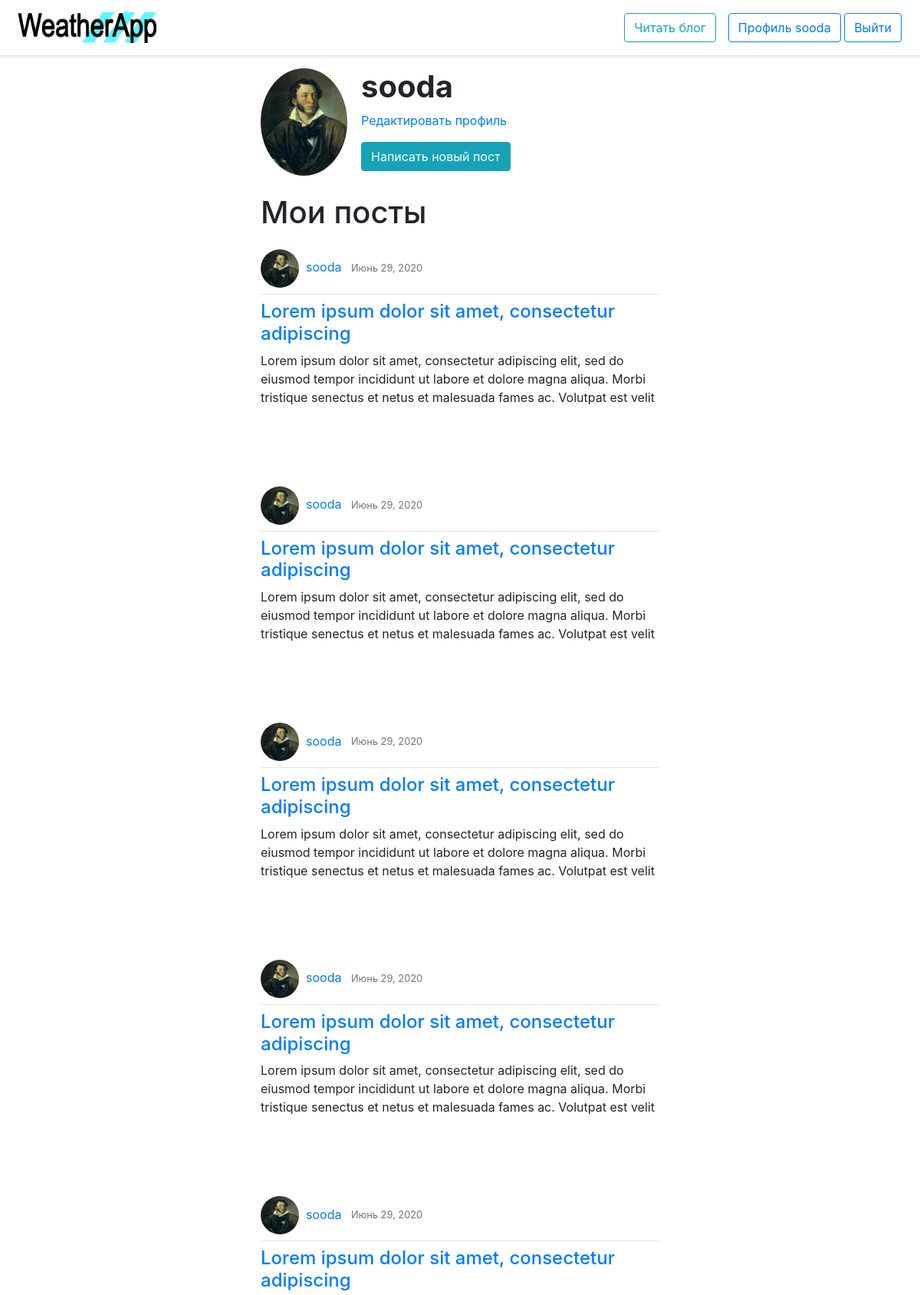
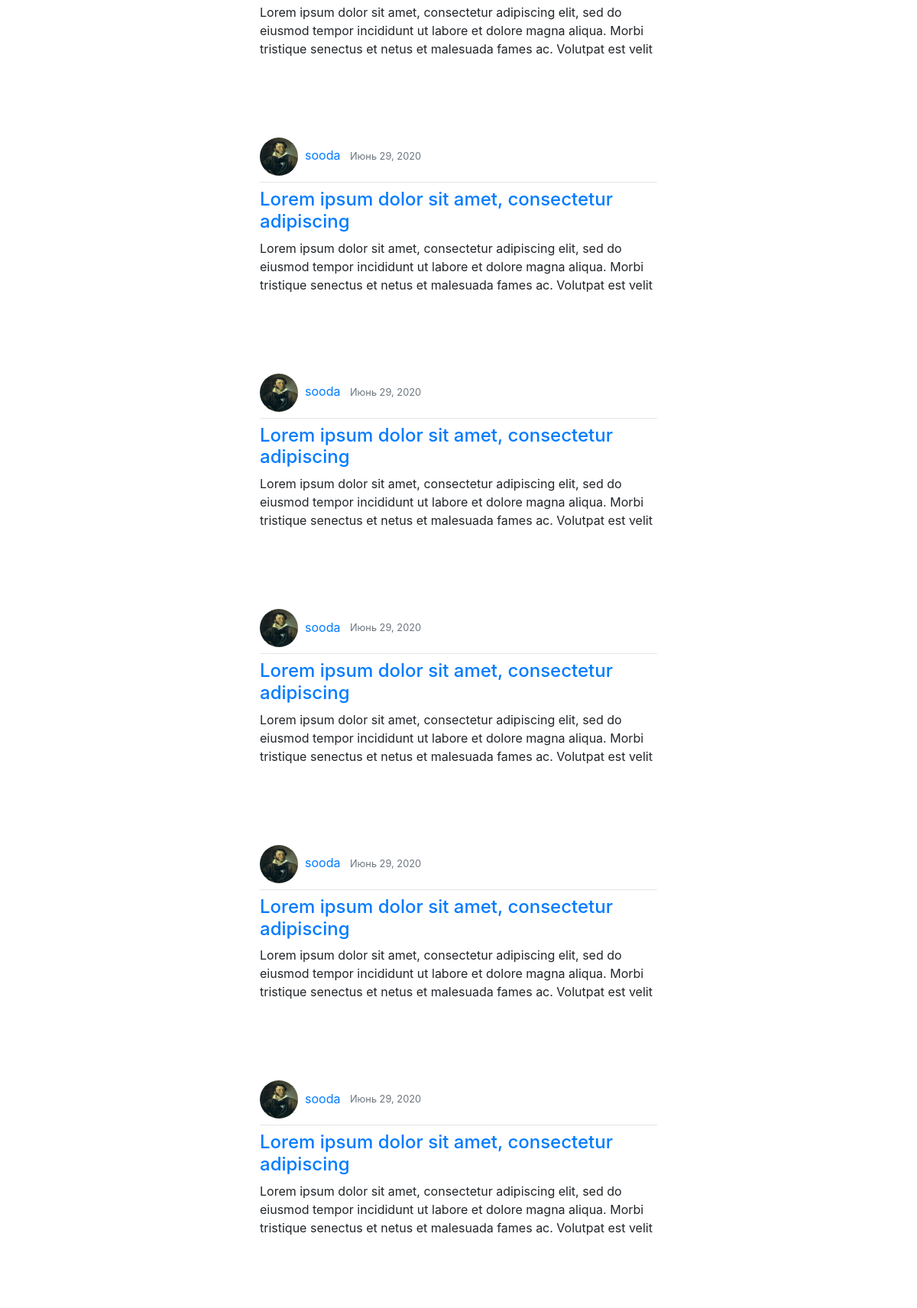
Page /profile/ (signed in, upper part) on the committed database (2 pictures, top to bottom).
### users/models.py (models this page shows, shortened)
class Profile(models.Model):
    user = models.OneToOneField(User, on_delete=models.CASCADE)
    image = models.ImageField(
        'Фото профиля', default='default.jpg', upload_to='profile_pics')

### weather/models.py (models this page shows, shortened)
class Post(models.Model):
    title = models.CharField('Заголовок', max_length=50)
    content = models.TextField('Текст публикации', max_length=250)
    date_posted = models.DateTimeField(default=timezone.now)
    author = models.ForeignKey(User, on_delete=models.CASCADE)

### users/views.py (the view)
# urls.py: path('profile/', user_views.profile, name='profile'),
@login_required(login_url='login')
def profile(request):
    posts = Post.objects.all().filter(author=request.user).order_by('-date_posted')
    return render(request, 'profilepage.html', {'posts': posts})

### templates/profilepage.html (shortened to what this page needs)
{% extends "index.html" %}
{% block mainpage %}
<div class="container main_page">
  <div class="media">
    <img src="{{ user.profile.image.url }}" alt="Фотография профиля"
      class="rounded-circle account-img">&nbsp&nbsp&nbsp&nbsp
    <div class="media-body">
      <h1 class="account-heading"><strong>{{ user.username }}</strong></h1>
      <a href="{% url 'profile/editing' %}" class="text-decoration-none">
        <p>Редактировать профиль</p>
      </a>
      <a href="{% url 'post_create' %}" class="btn btn-info">Написать новый пост</a>
    </div>
  </div>
</div>
<br>
<div class="container main_page">
  <h1>Мои посты</h1>
  {% if posts %}
  {% for post in posts %}
  <article class="media content-section">
    <div class="media-body">
      <div class="article-metadata">
        <img class="rounded-circle article-img" src="{{ post.author.profile.image.url }}" width="50" height="50"
          alt="Фото профиля">&nbsp
        <a href="{% url 'userpost_list' post.author.username %}" class="mr-2">{{ post.author }}</a>
        <small class="text-muted">{{ post.date_posted|date:"F d, Y" }}</small>
      </div>
      <hr style="margin-top: 0.5em; margin-bottom: 0.5em;">
      <h4 class="article-title"><a href="{% url 'post_details' post.id %}"
          class="text-decoration-none">{{ post.title }}</a></h4>
      <p class="article-content">{{ post.content }}</p>
    <br><br><br>
    </div>
  </article>
  {% endfor %}
  {% else %}
  <br>
  <h3 class="text-secondary"><i>Здесь пока ничего нет</i></h3>
  {% endif %}
  {% endblock %}

### templates/index.html (shortened to what this page needs)
{% load static %}
<!DOCTYPE html>
<html lang="en">
<head>
    <link href="https://stackpath.bootstrapcdn.com/bootstrap/4.3.1/css/bootstrap.min.css" rel="stylesheet"
>
    <link href="{% static "styles.css" %}" rel="stylesheet">
</head>
<body>
    <div class="d-flex flex-column flex-md-row align-items-center p-3 px-md-4 mb-3 bg-white border-bottom shadow-sm">
        <a class="my-0 mr-md-auto" href="{% url 'mainpage' %}"><img src="{% static "logo.png" %}" width="180"
                height="40"></a>
        <a class="btn btn-outline-info" href="{% url 'postpage_list' %}">Читать блог</a>
        {% if user.is_authenticated %}
        <a class="btn btn-outline-primary" href="{% url 'profile' %}">Профиль {{ user.username }}</a>&nbsp
        <a class="btn btn-outline-primary" href="{% url 'logout' %}">Выйти</a>
        {% else %}
        <a class="btn btn-outline-primary" href="{% url 'login' %}">Войти</a>&nbsp
        <a class="btn btn-outline-primary" href="{% url 'register' %}">Регистрация</a>
        {% endif %}
    </div>
    {% block mainpage %}
    {% endblock %}
</body>
</html>

### static/styles.css (style rules this page uses)
.main_page { width: 550px; }

### rows in the picture
Post: author.profile.image (picture), author "sooda", date_posted "Июнь 29, 2020", title "Lorem ipsum dolor sit amet, consectetur adipiscing", content "Lorem ipsum dolor sit amet, consectetur adipiscing elit, sed do eiusmod tempor incididunt ut labore et dolore magna aliqua. Morbi tristique senectus et netus et malesuada fames ac. Volutpat est velit"
Post: author.profile.image (picture), author "sooda", date_posted "Июнь 29, 2020", title "Lorem ipsum dolor sit amet, consectetur adipiscing", content "Lorem ipsum dolor sit amet, consectetur adipiscing elit, sed do eiusmod tempor incididunt ut labore et dolore magna aliqua. Morbi tristique senectus et netus et malesuada fames ac. Volutpat est velit"
Post: author.profile.image (picture), author "sooda", date_posted "Июнь 29, 2020", title "Lorem ipsum dolor sit amet, consectetur adipiscing", content "Lorem ipsum dolor sit amet, consectetur adipiscing elit, sed do eiusmod tempor incididunt ut labore et dolore magna aliqua. Morbi tristique senectus et netus et malesuada fames ac. Volutpat est velit"
Post: author.profile.image (picture), author "sooda", date_posted "Июнь 29, 2020", title "Lorem ipsum dolor sit amet, consectetur adipiscing", content "Lorem ipsum dolor sit amet, consectetur adipiscing elit, sed do eiusmod tempor incididunt ut labore et dolore magna aliqua. Morbi tristique senectus et netus et malesuada fames ac. Volutpat est velit"
Post: author.profile.image (picture), author "sooda", date_posted "Июнь 29, 2020", title "Lorem ipsum dolor sit amet, consectetur adipiscing", content "Lorem ipsum dolor sit amet, consectetur adipiscing elit, sed do eiusmod tempor incididunt ut labore et dolore magna aliqua. Morbi tristique senectus et netus et malesuada fames ac. Volutpat est velit"
Post: author.profile.image (picture), author "sooda", date_posted "Июнь 29, 2020", title "Lorem ipsum dolor sit amet, consectetur adipiscing", content "Lorem ipsum dolor sit amet, consectetur adipiscing elit, sed do eiusmod tempor incididunt ut labore et dolore magna aliqua. Morbi tristique senectus et netus et malesuada fames ac. Volutpat est velit"
Post: author.profile.image (picture), author "sooda", date_posted "Июнь 29, 2020", title "Lorem ipsum dolor sit amet, consectetur adipiscing", content "Lorem ipsum dolor sit amet, consectetur adipiscing elit, sed do eiusmod tempor incididunt ut labore et dolore magna aliqua. Morbi tristique senectus et netus et malesuada fames ac. Volutpat est velit"
Post: author.profile.image (picture), author "sooda", date_posted "Июнь 29, 2020", title "Lorem ipsum dolor sit amet, consectetur adipiscing", content "Lorem ipsum dolor sit amet, consectetur adipiscing elit, sed do eiusmod tempor incididunt ut labore et dolore magna aliqua. Morbi tristique senectus et netus et malesuada fames ac. Volutpat est velit"
Post: author.profile.image (picture), author "sooda", date_posted "Июнь 29, 2020", title "Lorem ipsum dolor sit amet, consectetur adipiscing", content "Lorem ipsum dolor sit amet, consectetur adipiscing elit, sed do eiusmod tempor incididunt ut labore et dolore magna aliqua. Morbi tristique senectus et netus et malesuada fames ac. Volutpat est velit"
Post: author.profile.image (picture), author "sooda", date_posted "Июнь 29, 2020", title "Lorem ipsum dolor sit amet, consectetur adipiscing", content "Lorem ipsum dolor sit amet, consectetur adipiscing elit, sed do eiusmod tempor incididunt ut labore et dolore magna aliqua. Morbi tristique senectus et netus et malesuada fames ac. Volutpat est velit"

### other values in the picture
{{ user.username }} "sooda"
